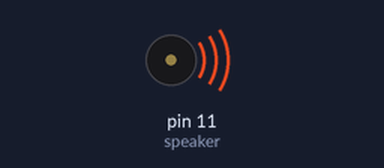
Recording of a sketch running on a simulated Arduino Uno, built with avr-gcc and run on an emulated ATmega328P. Shown: buzzer (waves = sounding).

Above: at 1.1 s.
Timing chart, 0 to 5.5 s (numbered marks = the images above):
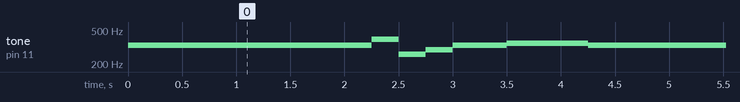

Measured:
- by itself, tone on pin 11 (speaker): repeats every 4.3 s: 392 Hz 0.25 s, 261 Hz 0.25 s, 293 Hz 0.25 s, 330 Hz 0.50 s, 350 Hz 0.75 s, 330 Hz 2.3 s

The sketch:

PalmisanoJingleBell.ino
```cpp
//Marco Palmisano
// Jingle Bells Assesment
// All work here is honestly obtained and is my own.
//--------------------------------------------------
int speaker = 11;

int tempo = 1000;
int w = tempo;
int h = w/2;
int q = h/2;
int e = q/2;
int s = e/2;
//--------------------------------------------------
//Pitches of C
int c4 = 261;
int d4 = 293;
int e4 = 330;
int f4 = 350;
int g4 = 392;
int an4 = 440;
int b4 = 494;
int c5 = 523;
//---------------------------------------------------
void jinglebell() {
  int lineANotes [] = {e4, e4, e4, e4, e4, e4, e4, g4, c4, d4, e4, f4, f4, f4, f4, f4, e4, e4, e4, e4, d4, d4, e4, d4, g4, e4, e4, e4, e4, e4, e4, e4, g4, c4, d4, e4, f4, f4, f4, f4, f4, e4, e4, e4, g4, g4, f4, d4, c4};
  int lineARhythm [] = {q, q, h, q, q, h, q, q, q, q, h, q, q, q, q, q, q, q, q, q, q, q, q, h, h, q, q, h, q, q, h, q, q, q, q, h, q, q, q, q, q, q, q, q, q, q, q, q, h};

  for (int n = 0; n < 14; n++) {
    tone(speaker, lineANotes[n], lineARhythm[n]);
    delay(lineARhythm[n]);
 }
}

void setup() {
  pinMode(speaker, OUTPUT);

}

void loop() {
  jinglebell();

}
```
